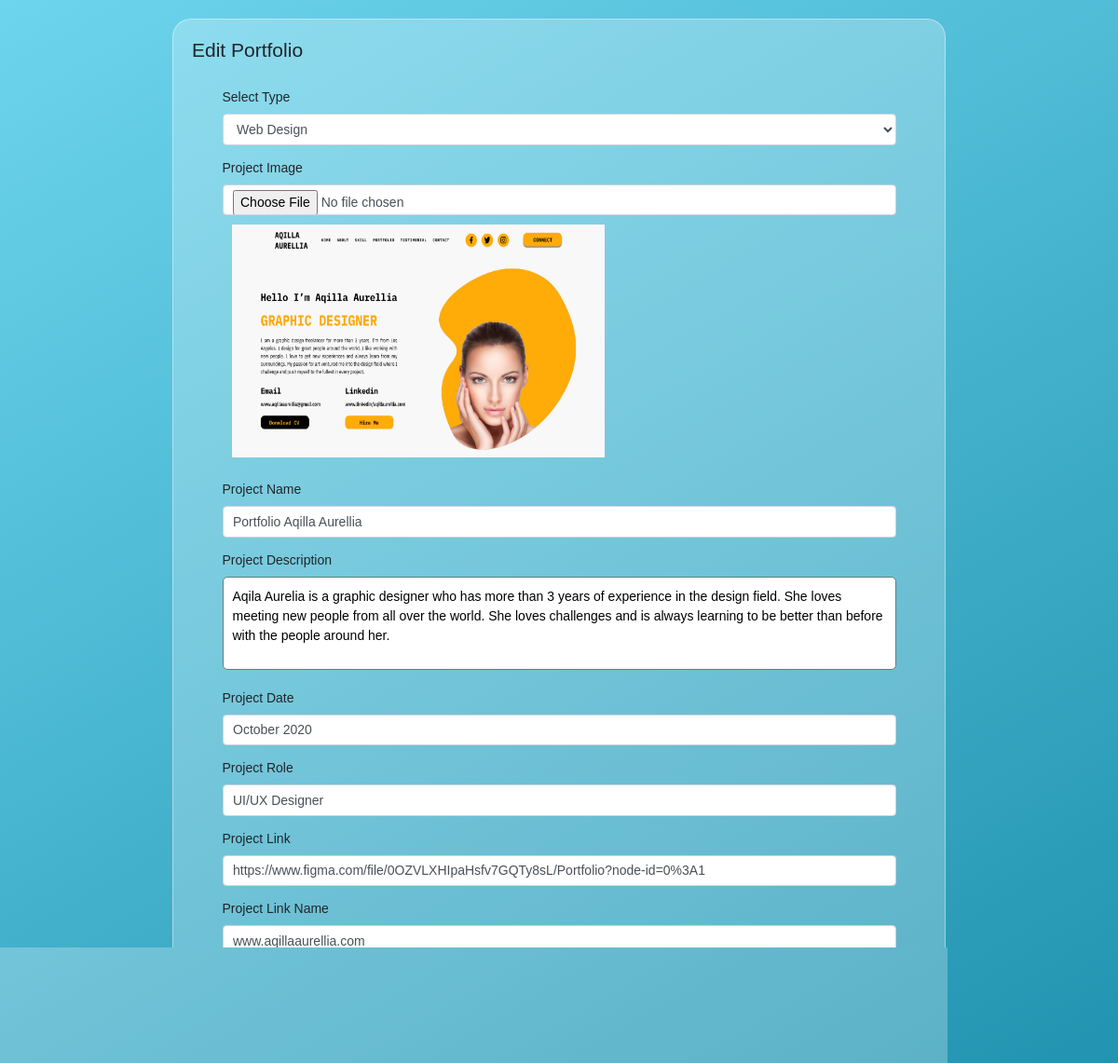
/include/editportfolio.php?id=2 (signed in), run on the app's committed database.
### tables this page shows
CREATE TABLE `portfolio` (
  `id` int(11) NOT NULL,
  `project_type` varchar(255) NOT NULL,
  `project_name` varchar(255) NOT NULL,
  `project_pic` text NOT NULL,
  `project_desc` longtext NOT NULL,
  `project_date` varchar(255) NOT NULL,
  `project_role` varchar(255) NOT NULL,
  `project_link` varchar(255) NOT NULL,
  `project_linkname` varchar(255) NOT NULL
);

### include/editportfolio.php (the view, shortened to what this page needs)
<?php
    include '../include/db.php';
    $data = mysqli_query($db, "SELECT * FROM portfolio WHERE id = '".$_GET['id']."'");
    $r = mysqli_fetch_array($data);
    $project_name = $r['project_name'];
    $project_pic = $r['project_pic'];
    $project_desc = $r['project_desc'];
    $project_date = $r['project_date'];
    $project_role = $r['project_role'];
    $project_link = $r['project_link'];
    $project_linkname = $r['project_linkname'];
?>
<!DOCTYPE html>
<html lang="en">
<head>
    <link rel="stylesheet" href="https://maxcdn.bootstrapcdn.com/bootstrap/4.5.2/css/bootstrap.min.css">
    <link rel="stylesheet" href="../admin/assets/css/styleedit.css">
    <link rel="stylesheet" href="../admin/assets/css/responsivestyleedit.css">
</head>
<body style="margin: 20px;">
    <div class="cards">
        <div class="row">
            <div class="col">
                <h4 class="card-title">Edit Portfolio</h4>
                <form role="form" method="post" enctype="multipart/form-data">
                    <div class="card-body">
                        <div class="form-group col-12">
                            <label>Select Type</label><br>
                            <select name="project_type" class="form-control">
                                <option value="Web Design">Web Design</option>
                            </select>
                        </div>
                        <div class="form-group col-12">
                            <label>Project Image</label>
                            <input type="file" class="form-control" name="project_pic">
                            <img src="../assets/img/portfolio/<?php echo $project_pic?>"
                                style="width: 400px; height: 250px; margin:10px">
                        </div>
                        <div class="form-group col-12">
                            <label>Project Name</label>
                            <input type="text" class="form-control" value="<?php echo $project_name?>"
                                name="project_name">
                        </div>
                        <div class="form-group col-12">
                            <label>Project Description</label><br>
                            <textarea style="resize: none;" cols="160" rows="4"
                                name="project_desc"><?php echo $project_desc?></textarea>
                        </div>
                        <div class="form-group col-12">
                            <label>Project Date</label>
                            <input type="text" class="form-control" value="<?php echo $project_date?>"
                                name="project_date">
                        </div>
                        <div class="form-group col-12">
                            <label>Project Role</label>
                            <input type="text" class="form-control" value="<?php echo $project_role?>"
                                name="project_role">
                        </div>
                        <div class="form-group col-12">
                            <label>Project Link</label>
                            <input type="text" class="form-control" value="<?php echo $project_link?>"
                                name="project_link">
                        </div>
                        <div class="form-group col-12">
                            <label>Project Link Name</label>
                            <input type="text" class="form-control" value="<?php echo $project_linkname?>"
                                name="project_linkname">
                        </div>
                    </div>
                    <div class="card-footer">
                        <button type="submit" name="kirim" value="update" class="btn btn-primary">Edit
                            Portfolio</button>
                        <a href="../admin/index.php?portfoliosetting=true" style="margin-left: 50px;">Back About</a>
                    </div>
                </form>
            </div>
        </div>
    </div>
</body>
</html>

### admin/assets/css/styleedit.css (style rules this page uses)
:root { --light-blue: #2193b0; --cool-white: #6dd5ed; --white-alpha-40: rgba(255, 255, 255, 0.40); --white-alpha-25: rgba(255, 255, 255, 0.25); --backdrop-filter-blur: blur(5px); }
* { padding: 0; margin: 0; font-family: sans-serif; font-size: 14px; text-decoration: none; list-style: none; }
body { background-attachment: fixed; height: -webkit-fit-content; height: -moz-fit-content; height: fit-content; background-image: linear-gradient(-30deg, var(--light-blue), var(--cool-white)); }
.cards { padding: 0; margin: 0; display: flex; flex-wrap: wrap; width: 100%; justify-content: center; }
.cards .row { width: 75%; justify-content: space-between; display: flex; flex-wrap: wrap; }
.cards .row .col { background-color: var(--white-alpha-25); border: 1px solid var(--white-alpha-40); width: 100%; height: -webkit-fit-content; height: -moz-fit-content; height: fit-content; margin: 0 20px; border-radius: 20px; padding: 20px; }
.cards .row .col form { width: 100%; }
.cards .row .col form textarea { width: 100%; resize: none; height: 100px; border-radius: 5px; padding: 10px; }
.cards .row .col form a { margin: 50px; text-decoration: none; }

### data on the page
portfolio: project_pic (picture), project_name "Portfolio Aqilla Aurellia", project_desc "Aqila Aurelia is a graphic designer who has more than 3 years of experience in the design field. She loves meeting new people from all over the world. She loves challenges and is always learning to be better than before with the people around her.", project_date "October 2020", project_role "UI/UX Designer", project_link "https://www.figma.com/file/0OZVLXHIpaHsfv7GQTy8sL/Portfolio?node-id=0%3A1", project_linkname "www.aqillaaurellia.com"
